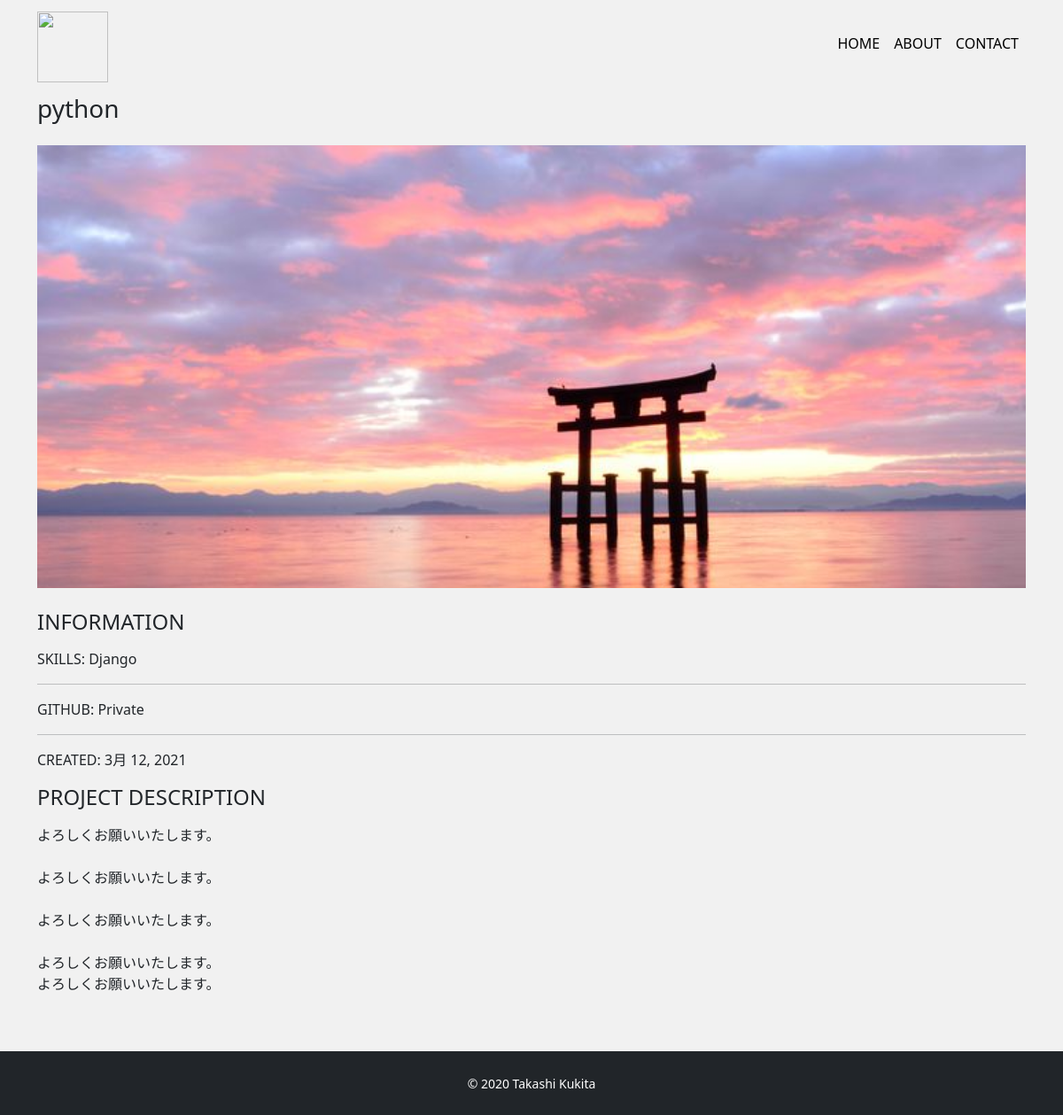
/detail/1, run on the app's committed database.
### app/models.py (models this page shows, shortened)
class Work(models.Model):
    title = models.CharField('タイトル', max_length=100)
    image = models.ImageField(upload_to='images', verbose_name='イメージ画像')
    thumbnail = models.ImageField(upload_to='images', verbose_name='サムネイル',null=True, blank=True)
    skill = models.CharField('スキル', max_length=100)
    url = models.CharField('URL', max_length=100,null=True, blank=True)
    created = models.DateField('作成日')
    description = models.TextField('説明')

### app/views.py (the view)
# urls.py: path('detail/<int:pk>',views.DetailView.as_view(), name='detail'),
class DetailView(View):
    def get(self, request, *args, **kwargs):
        work_data = Work.objects.get(id=self.kwargs['pk'])
        return render(request, 'app/detail.html',{
            'work_data': work_data
        })

### app/templates/app/detail.html (shortened to what this page needs)
{% extends 'app/base.html' %}
{% block content %}
<h3 class="mb-4">{{ work_data.title }}</h3>
<div class="card top mb-4">
    <img src="{{ work_data.image.url }}" alt="">
</div>
<div class="row">
    <div class="col-sm-4-mb-4">
        <h4 class="mb-3">INFORMATION</h4>
        <p>
            <span class="font-weight-bolder">SKILLS:</span>
            {{ work_data.skill }}
        </p>
        <hr>
        <p>
            <span class="font-weight-bolder">GITHUB:</span>
            {% if work_data.url %}
                <a href="{{ work_data.url }}" target="_blank" class="link-color">LINK</a>
            {% else %}
                Private
            {% endif %}
        </p>
        <hr>
        <p>
            <span class="font-weight-bolder">CREATED:</span>
            {{ work_data.created }}
        </p>
    </div>
    <div class="col-sm-8 mb-5">
        <h4 class="mb-3">PROJECT DESCRIPTION</h4>
        <p>{{ work_data.description|linebreaksbr }}</p>
    </div>
</div>
{% endblock  %}

### app/static/css/style.css (style rules this page uses)
* { margin: 0; padding: 0; box-sizing: border-box; }
body { background: #F1F1F1; display: flex; flex-flow: column; min-height: 100vh; }
.top img { object-fit: cover; height: 500px; }
.card { border: none; }

### data on the page
Work: title "python", image (picture), skill "Django", created "3月 12, 2021", description "よろしくお願いいたします。 よろしくお願いいたします。 よろしくお願いいたします。 よろしくお願いいたします。 よろしくお願いいたします。"
